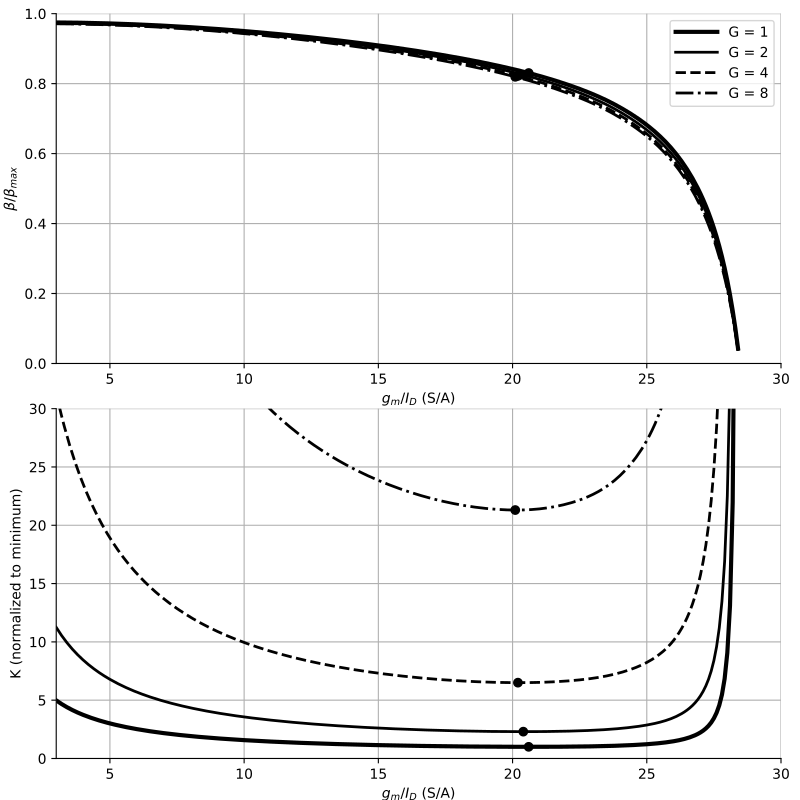

This figure's Python source:
import numpy as np
import matplotlib.pyplot as plt
from pygmid import Lookup as lk
from format_and_save import format_and_save
from scipy.interpolate import interp1d
# setup matplotlib
plt.rcParams['axes.spines.right'] = False
plt.rcParams['axes.spines.top'] = False
plt.rcParams.update({"axes.grid": True})

# Interpolation function
def interp1(x, y, value):
    # Perform cubic interpolation using interp1d
    f = interp1d(x, y, kind='cubic')
    return f(value)
# Specify appropriate path...
NCH = lk('65nch.mat')  # load MATLAB data into pygmid lookup object
PCH = lk('65pch.mat')


# Constants
pi = np.pi
wu = 2 * pi * 1e9
L = 0.1
G = np.array([1, 2, 4, 8])
FO = 2. / G
gm_ID = np.arange(3, 29.1, 0.1)

wTi = NCH.look_up( 'GM_CGS', GM_ID=gm_ID, L=L)


# Initialize beta and K matrices
beta = np.full((len(FO), len(gm_ID)), np.nan)
K = np.full((len(FO), len(gm_ID)), np.nan)

# Compute K factor
for i in range(len(FO)):
    beta[i, :] = (1 - (1 + FO[i] * G[i]) * wu / wTi) / (1 + G[i] - (wu / wTi))
    beta[i, beta[i, :] < 0] = np.nan  # Set negative values to NaN
    with np.errstate(divide='ignore', invalid='ignore'):
        K[i, :] = 1 / (beta[i, :] ** 2) / gm_ID

print("Beta values check:", beta)
print("K values check:", K)


if np.nanmin(K) > 0:  # Ensures there is at least one non-NaN value
    K /= np.nanmin(K)
else:
    print("All values in K are NaN.")

print("Normalized K:", K)


Kmin = np.array([np.nanmin(row) if np.any(~np.isnan(row)) else np.nan for row in K])
idx = np.array([np.nanargmin(row) if np.any(~np.isnan(row)) else -1 for row in K])

print("Minimum K values:", Kmin)
print("Indices of minimum K values:", idx)


# Parameter values at minimum current
gm_ID_opt = gm_ID[idx]
fT_opt = wTi[idx] / (2 * pi)
beta_opt = np.diag(beta[:, idx])
beta_max = 1 / (1 + G)
beta_opt_max = beta_opt / beta_max
cgs_cs_cf = 1 / beta_opt_max - 1

# Plotting
fig, axs = plt.subplots(2, 1, figsize=(10, 12))

linestyles = ['-', '-', '--', '-.']
linewidths = [3, 2, 2, 2]   # to mimic the thick G=1 line
color = 'k'

# First subplot
handles = []
for i in range(len(G)):
    h, = axs[0].plot(
        gm_ID, beta[i, :] / beta_max[i],
        linestyle=linestyles[i], linewidth=linewidths[i], color=color
    )
    handles.append(h)
    # keep the optimal-point markers out of the legend
    axs[0].plot(gm_ID[idx[i]], beta_opt_max[i], 'ko', label='_nolegend_')

axs[0].set_xlabel(r'$g_m/I_D$ (S/A)')
axs[0].set_ylabel(r'$\beta/\beta_{max}$')
axs[0].set_xlim([np.min(gm_ID), np.max(gm_ID) + 1])
axs[0].set_ylim([0, 1])
axs[0].grid(True)

# legend with the actual line handles
axs[0].legend(handles, [f'G = {g}' for g in G], loc='best', frameon=True, handlelength=3)

# Second subplot
for i in range(len(G)):
    axs[1].plot(
        gm_ID, K[i, :],
        linestyle=linestyles[i], linewidth=linewidths[i], color=color
    )
    axs[1].plot(gm_ID[idx[i]], Kmin[i], 'ko', label='_nolegend_')

axs[1].set_xlabel(r'$g_m/I_D$ (S/A)')
axs[1].set_ylabel('K (normalized to minimum)')
axs[1].set_xlim([np.min(gm_ID), np.max(gm_ID) + 1])
axs[1].set_ylim([0, 30])
axs[1].grid(True)

plt.tight_layout()
plt.show()

print("Min K:", np.min(K))
print("Max K:", np.max(K))
print("Sample K values:", K[:, :5])  #

format_and_save((fig, axs), 'Fig6_6', W=8, H=8)
